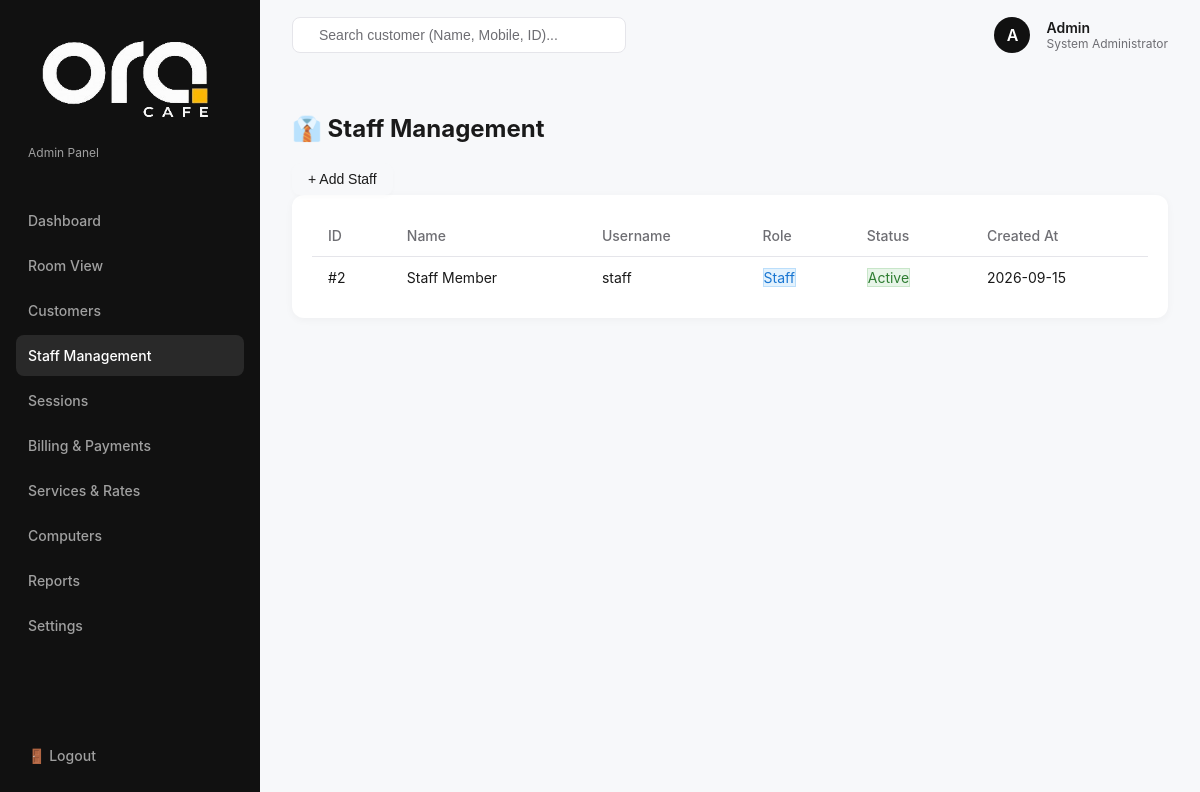
Screenshot of /admin/staff (signed in) with the database file from the repository.
### tables this page shows
CREATE TABLE users (
    id INTEGER PRIMARY KEY AUTOINCREMENT,
    username TEXT UNIQUE NOT NULL,
    password_hash TEXT NOT NULL,
    role TEXT NOT NULL, -- 'admin' or 'staff'
    name TEXT NOT NULL,
    is_active INTEGER DEFAULT 1,
    created_at TIMESTAMP DEFAULT CURRENT_TIMESTAMP
);

### app.py (the view)
@app.route('/admin/staff')
@admin_required
def admin_staff():
    conn = get_db_connection()
    staff_members = conn.execute('SELECT * FROM users WHERE role = "staff" ORDER BY created_at DESC').fetchall()
    conn.close()
    return render_template('admin/staff.html', staff=staff_members)

### app.py (called while the page is built)
def get_db_connection():
    conn = sqlite3.connect(DATABASE)
    conn.row_factory = sqlite3.Row
    conn.execute('PRAGMA foreign_keys = ON;')
    return conn

def admin_required(f):
    @wraps(f)
    def decorated_function(*args, **kwargs):
        is_admin = session.get('role') == 'admin'
        has_admin_auth = session.get('admin_authenticated') == True
        if 'user_id' not in session or not (is_admin or has_admin_auth):
            flash('Admin access required.', 'error')
            return redirect(url_for('login'))
        return f(*args, **kwargs)
    return decorated_function

### templates/admin/staff.html (shortened to what this page needs)
{% extends "base.html" %}
{% block content %}
<div class="header-action">
    <h2>👔 Staff Management</h2>
    <button class="btn" onclick="document.getElementById('add-staff-modal').style.display='flex'">+ Add Staff</button>
</div>
<div class="card">
    {% if staff %}
    <table class="data-table">
        <thead>
            <tr>
                <th>ID</th>
                <th>Name</th>
                <th>Username</th>
                <th>Role</th>
                <th>Status</th>
                <th>Created At</th>
            </tr>
        </thead>
        <tbody>
            {% for s in staff %}
            <tr>
                <td>#{{ s.id }}</td>
                <td>{{ s.name }}</td>
                <td>{{ s.username }}</td>
                <td><span class="badge" style="background: #e3f2fd; color: #1976d2; border: 1px solid #bbdefb;">{{ s.role|title }}</span></td>
                <td>
                    {% if s.is_active %}
                        <span class="badge" style="background: #e8f5e9; color: #2e7d32; border: 1px solid #c8e6c9;">Active</span>
                    {% else %}
                        <span class="badge" style="background: #ffebee; color: #c62828; border: 1px solid #ffcdd2;">Inactive</span>
                    {% endif %}
                </td>
                <td>{{ s.created_at.split()[0] if s.created_at else '' }}</td>
            </tr>
            {% endfor %}
        </tbody>
    </table>
    {% else %}
    <div style="text-align: center; padding: 40px; color: #666;">
        <p>No staff members found.</p>
    </div>
    {% endif %}
</div>
{% endblock %}

### static/css/common.css (style rules this page uses)
:root { --bg-color: #f7f8fa; --sidebar-bg: #111111; --sidebar-text: #a0a0a0; --sidebar-text-hover: #ffffff; --card-bg: #ffffff; --text-primary: #1a1a1a; --text-secondary: #6e6e73; --border-color: #e5e5ea; --accent-blue: #007aff; --shadow-sm: 0 2px 8px rgba(0, 0, 0, 0.04); --shadow-md: 0 4px 12px rgba(0, 0, 0, 0.06); --shadow-lg: 0 8px 24px rgba(0, 0, 0, 0.08); }
body { font-family: -apple-system, BlinkMacSystemFont, "Segoe UI", Roboto, Helvetica, Arial, sans-serif; background-color: var(--bg-color); color: var(--text-primary); margin: 0; padding: 0; display: flex; height: 100vh; overflow: hidden; }
.card { background: var(--card-bg); border-radius: 12px; padding: 20px; box-shadow: var(--shadow-sm); }
table { width: 100%; border-collapse: collapse; }
th, td { padding: 12px 16px; text-align: left; border-bottom: 1px solid var(--border-color); font-size: 14px; }
th { color: var(--text-secondary); font-weight: 500; }
tr:last-child td { border-bottom: none; }
.btn { display: inline-flex; align-items: center; justify-content: center; padding: 8px 16px; border-radius: 8px; font-size: 14px; font-weight: 500; cursor: pointer; transition: all 0.2s ease; border: none; background-color: var(--bg-color); color: var(--text-primary); box-shadow: 0 2px 4px rgba(0,0,0,0.02); }

### rows the page displays
users: id "2", name "Staff Member", username "staff", role "Staff", is_active "Active", created_at "2026-09-15"

### other values shown
{{ session.get('name')[0] if session.get('name') else 'U' }} "A"
{{ session.get('name') }} "Admin"
